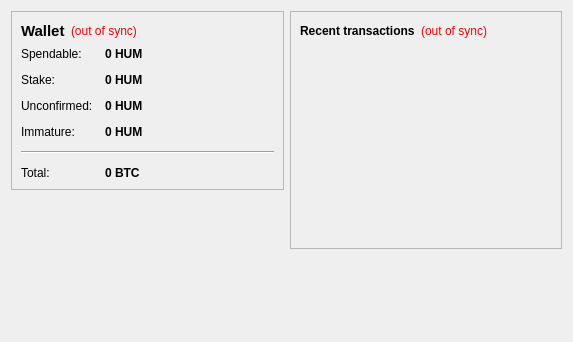
<?xml version="1.0" encoding="UTF-8"?>
<ui version="4.0">
 <class>OverviewPage</class>
 <widget class="QWidget" name="OverviewPage">
  <property name="geometry">
   <rect>
    <x>0</x>
    <y>0</y>
    <width>573</width>
    <height>342</height>
   </rect>
  </property>
  <property name="windowTitle">
   <string>Form</string>
  </property>
  <layout class="QHBoxLayout" name="horizontalLayout" stretch="1,1">
   <item>
    <layout class="QVBoxLayout" name="verticalLayout_2">
     <item>
      <widget class="QFrame" name="frame">
       <property name="frameShape">
        <enum>QFrame::StyledPanel</enum>
       </property>
       <property name="frameShadow">
        <enum>QFrame::Raised</enum>
       </property>
       <layout class="QVBoxLayout" name="verticalLayout_4">
        <item>
         <layout class="QHBoxLayout" name="horizontalLayout_4">
          <item>
           <widget class="QLabel" name="label_5">
            <property name="font">
             <font>
              <pointsize>11</pointsize>
              <weight>75</weight>
              <bold>true</bold>
             </font>
            </property>
            <property name="text">
             <string>Wallet</string>
            </property>
           </widget>
          </item>
          <item>
           <widget class="QLabel" name="labelWalletStatus">
            <property name="toolTip">
             <string>The displayed information may be out of date. Your wallet automatically synchronizes with the Humanscoin network after a connection is established, but this process has not completed yet.</string>
            </property>
            <property name="styleSheet">
             <string notr="true">QLabel { color: red; }</string>
            </property>
            <property name="text">
             <string notr="true">(out of sync)</string>
            </property>
            <property name="alignment">
             <set>Qt::AlignLeading|Qt::AlignLeft|Qt::AlignVCenter</set>
            </property>
           </widget>
          </item>
          <item>
           <spacer name="horizontalSpacer_2">
            <property name="orientation">
             <enum>Qt::Horizontal</enum>
            </property>
            <property name="sizeHint" stdset="0">
             <size>
              <width>40</width>
              <height>20</height>
             </size>
            </property>
           </spacer>
          </item>
         </layout>
        </item>
        <item>
         <layout class="QFormLayout" name="formLayout_2">
          <property name="fieldGrowthPolicy">
           <enum>QFormLayout::AllNonFixedFieldsGrow</enum>
          </property>
          <property name="horizontalSpacing">
           <number>12</number>
          </property>
          <property name="verticalSpacing">
           <number>12</number>
          </property>
          <item row="0" column="0">
           <widget class="QLabel" name="label">
            <property name="text">
             <string>Spendable:</string>
            </property>
           </widget>
          </item>
          <item row="0" column="1">
           <widget class="QLabel" name="labelBalance">
            <property name="font">
             <font>
              <weight>75</weight>
              <bold>true</bold>
             </font>
            </property>
            <property name="cursor">
             <cursorShape>IBeamCursor</cursorShape>
            </property>
            <property name="toolTip">
             <string>Your current spendable balance</string>
            </property>
            <property name="text">
             <string notr="true">0 HUM</string>
            </property>
            <property name="textInteractionFlags">
             <set>Qt::LinksAccessibleByMouse|Qt::TextSelectableByKeyboard|Qt::TextSelectableByMouse</set>
            </property>
           </widget>
          </item>
          <item row="1" column="0">
           <widget class="QLabel" name="label_6">
            <property name="text">
             <string>Stake:</string>
            </property>
           </widget>
          </item>
          <item row="1" column="1">
           <widget class="QLabel" name="labelStake">
            <property name="font">
             <font>
              <weight>75</weight>
              <bold>true</bold>
             </font>
            </property>
            <property name="cursor">
             <cursorShape>IBeamCursor</cursorShape>
            </property>
            <property name="toolTip">
             <string>Total of coins that was staked, and do not yet count toward the current balance</string>
            </property>
            <property name="text">
             <string notr="true">0 HUM</string>
            </property>
            <property name="textInteractionFlags">
             <set>Qt::LinksAccessibleByMouse|Qt::TextSelectableByKeyboard|Qt::TextSelectableByMouse</set>
            </property>
           </widget>
          </item>
          <item row="2" column="0">
           <widget class="QLabel" name="label_3">
            <property name="text">
             <string>Unconfirmed:</string>
            </property>
           </widget>
          </item>
          <item row="2" column="1">
           <widget class="QLabel" name="labelUnconfirmed">
            <property name="font">
             <font>
              <weight>75</weight>
              <bold>true</bold>
             </font>
            </property>
            <property name="cursor">
             <cursorShape>IBeamCursor</cursorShape>
            </property>
            <property name="toolTip">
             <string>Total of transactions that have yet to be confirmed, and do not yet count toward the current balance</string>
            </property>
            <property name="text">
             <string notr="true">0 HUM</string>
            </property>
            <property name="textInteractionFlags">
             <set>Qt::LinksAccessibleByMouse|Qt::TextSelectableByKeyboard|Qt::TextSelectableByMouse</set>
            </property>
           </widget>
          </item>
          <item row="3" column="0">
           <widget class="QLabel" name="labelImmatureText">
            <property name="text">
             <string>Immature:</string>
            </property>
           </widget>
          </item>
          <item row="3" column="1">
           <widget class="QLabel" name="labelImmature">
            <property name="font">
             <font>
              <weight>75</weight>
              <bold>true</bold>
             </font>
            </property>
            <property name="toolTip">
             <string>Mined balance that has not yet matured</string>
            </property>
            <property name="text">
             <string notr="true">0 HUM</string>
            </property>
            <property name="textInteractionFlags">
             <set>Qt::LinksAccessibleByMouse|Qt::TextSelectableByKeyboard|Qt::TextSelectableByMouse</set>
            </property>
           </widget>
          </item>
          <item row="4" column="0" colspan="2">
           <widget class="Line" name="line">
            <property name="orientation">
             <enum>Qt::Horizontal</enum>
            </property>
           </widget>
          </item>
          <item row="5" column="0">
           <widget class="QLabel" name="labelTotalText">
            <property name="text">
             <string>Total:</string>
            </property>
           </widget>
          </item>
          <item row="5" column="1">
           <widget class="QLabel" name="labelTotal">
            <property name="font">
             <font>
              <weight>75</weight>
              <bold>true</bold>
             </font>
            </property>
            <property name="cursor">
             <cursorShape>IBeamCursor</cursorShape>
            </property>
            <property name="toolTip">
             <string>Your current total balance</string>
            </property>
            <property name="text">
             <string notr="true">0 BTC</string>
            </property>
            <property name="textInteractionFlags">
             <set>Qt::LinksAccessibleByMouse|Qt::TextSelectableByKeyboard|Qt::TextSelectableByMouse</set>
            </property>
           </widget>
          </item>
         </layout>
        </item>
       </layout>
      </widget>
     </item>
     <item>
      <spacer name="verticalSpacer">
       <property name="orientation">
        <enum>Qt::Vertical</enum>
       </property>
       <property name="sizeHint" stdset="0">
        <size>
         <width>20</width>
         <height>40</height>
        </size>
       </property>
      </spacer>
     </item>
    </layout>
   </item>
   <item>
    <layout class="QVBoxLayout" name="verticalLayout_3">
     <item>
      <widget class="QFrame" name="frame_2">
       <property name="frameShape">
        <enum>QFrame::StyledPanel</enum>
       </property>
       <property name="frameShadow">
        <enum>QFrame::Raised</enum>
       </property>
       <layout class="QVBoxLayout" name="verticalLayout">
        <item>
         <layout class="QHBoxLayout" name="horizontalLayout_2">
          <item>
           <widget class="QLabel" name="label_4">
            <property name="text">
             <string>&lt;b&gt;Recent transactions&lt;/b&gt;</string>
            </property>
           </widget>
          </item>
          <item>
           <widget class="QLabel" name="labelTransactionsStatus">
            <property name="toolTip">
             <string>The displayed information may be out of date. Your wallet automatically synchronizes with the Humanscoin network after a connection is established, but this process has not completed yet.</string>
            </property>
            <property name="styleSheet">
             <string notr="true">QLabel { color: red; }</string>
            </property>
            <property name="text">
             <string notr="true">(out of sync)</string>
            </property>
            <property name="alignment">
             <set>Qt::AlignRight|Qt::AlignTrailing|Qt::AlignVCenter</set>
            </property>
           </widget>
          </item>
          <item>
           <spacer name="horizontalSpacer">
            <property name="orientation">
             <enum>Qt::Horizontal</enum>
            </property>
            <property name="sizeHint" stdset="0">
             <size>
              <width>40</width>
              <height>20</height>
             </size>
            </property>
           </spacer>
          </item>
         </layout>
        </item>
        <item>
         <widget class="QListView" name="listTransactions">
          <property name="styleSheet">
           <string notr="true">QListView { background: transparent; }</string>
          </property>
          <property name="frameShape">
           <enum>QFrame::NoFrame</enum>
          </property>
          <property name="verticalScrollBarPolicy">
           <enum>Qt::ScrollBarAlwaysOff</enum>
          </property>
          <property name="horizontalScrollBarPolicy">
           <enum>Qt::ScrollBarAlwaysOff</enum>
          </property>
          <property name="selectionMode">
           <enum>QAbstractItemView::NoSelection</enum>
          </property>
         </widget>
        </item>
       </layout>
      </widget>
     </item>
     <item>
      <spacer name="verticalSpacer_2">
       <property name="orientation">
        <enum>Qt::Vertical</enum>
       </property>
       <property name="sizeHint" stdset="0">
        <size>
         <width>20</width>
         <height>40</height>
        </size>
       </property>
      </spacer>
     </item>
    </layout>
   </item>
  </layout>
 </widget>
 <resources/>
 <connections/>
</ui>
